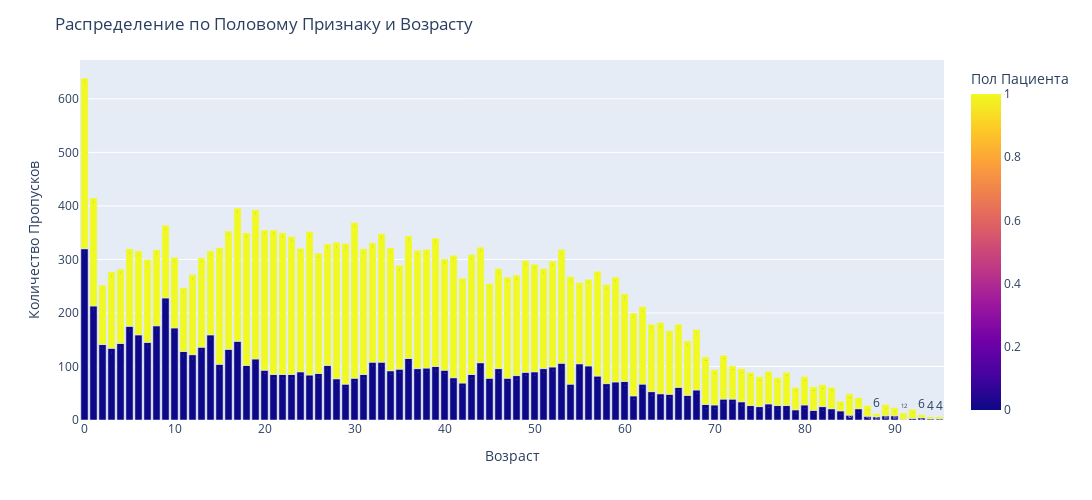

Notebook code for this chart:
### Markdown cell above
##### 2. Существует ли связь между полом и возрастом пациента и пропуском приема?

### Code cell
#split the data by gender and age
by_age_n_sex = no_show_at_medical.groupby(by=['Gender', 'Age'], as_index=False)[['No_Show']].sum().round()

#build a bar chart
fig = px.bar(
    data_frame=by_age_n_sex,
    x='Age',
    y='No_Show',
    color='Gender', #stack by gender
    text = 'No_Show', 
    orientation='v'
)

#set characteristics
fig.update_layout(height=500,
                  width=1100,
                  xaxis_title_text='Возраст',
                  yaxis_title_text='Количество Пропусков',
                  coloraxis_colorbar_title_text = 'Пол Пациента',
                  title_text='Распределение по Половому Признаку и Возрасту'
)

fig.show()

#log the barchart
experiment.log_figure(figure=fig)

### Figure 1 — Plotly figure (JSON) as saved in the notebook; plotly's stock layout.template omitted (floating-point values rounded to 4 significant figures; data arrays with more than 128 entries replaced by an {"elided": "..."} marker saying what was removed)
{"data": [{"alignmentgroup": "True", "hovertemplate": "Age=%{x}<br>No_Show=%{text}<br>Gender=%{marker.color}<extra></extra>", "legendgroup": "", "marker": {"color": {"elided": "192 int values"}, "coloraxis": "coloraxis", "pattern": {"shape": ""}}, "name": "", "offsetgroup": "", "orientation": "v", "showlegend": false, "text": {"elided": "192 int values"}, "textposition": "auto", "type": "bar", "x": {"elided": "192 int values"}, "xaxis": "x", "y": {"elided": "192 int values"}, "yaxis": "y"}], "layout": {"barmode": "relative", "coloraxis": {"colorbar": {"title": {"text": "Пол Пациента"}}, "colorscale": [[0, "#0d0887"], [0.1111, "#46039f"], [0.2222, "#7201a8"], [0.3333, "#9c179e"], [0.4444, "#bd3786"], [0.5556, "#d8576b"], [0.6667, "#ed7953"], [0.7778, "#fb9f3a"], [0.8889, "#fdca26"], [1, "#f0f921"]]}, "height": 500, "legend": {"tracegroupgap": 0}, "margin": {"t": 60}, "title": {"text": "Распределение по Половому Признаку и Возрасту"}, "width": 1100, "xaxis": {"anchor": "y", "domain": [0, 1], "title": {"text": "Возраст"}}, "yaxis": {"anchor": "x", "domain": [0, 1], "title": {"text": "Количество Пропусков"}}}}
